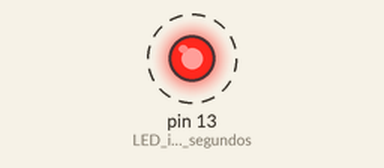
This sketch was run on a simulated Arduino Uno, built with avr-gcc and run on an emulated ATmega328P. On the bench: output pins drawn as LEDs (lit = HIGH). Dashed ring = blinking. What the sketch prints to the serial monitor is not drawn.

Above: at 0.5 s.
Timing chart, 0 to 4.6 s (numbered marks = the images above):
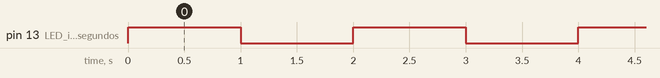

The sketch:

Lab_4_C1.ino
```cpp
// Lab04_Timer1_CTC_Reloj.ino
// Timer1 modo CTC - interrupciones precisas cada 1 segundo
// Implementa un reloj HH:MM:SS con LED parpadeante

volatile uint8_t segundos = 0;
volatile uint8_t minutos = 0;
volatile uint8_t horas = 0;
volatile bool tick = false;

ISR(TIMER1_COMPA_vect) {
    tick = true;
    segundos++;
    if (segundos >= 60) {
        segundos = 0;
        minutos++;
    }
    if (minutos >= 60) {
        minutos = 0;
        horas++;
    }
    if (horas >= 24) {
        horas = 0;
    }
}

void setup() {
    Serial.begin(9600);
    Serial.println(F("Reloj software con Timer1 CTC"));
    Serial.println(F("Formato HH:MM:SS"));

    pinMode(13, OUTPUT);  // LED indicador de segundos

    cli();                // Deshabilitar interrupciones
    TCCR1A = 0;           // Limpiar registro A
    TCCR1B = 0;           // Limpiar registro B
    TCNT1 = 0;            // Resetear contador

    // OCR1A = (16000000 / (1024 * 1)) - 1 = 15624
    OCR1A = 15624;
    TCCR1B |= (1 << WGM12);                    // Modo CTC
    TCCR1B |= (1 << CS12) | (1 << CS10);       // Prescaler 1024
    TIMSK1 |= (1 << OCIE1A);                   // Habilitar interrupción por comparación
    sei();               // Rehabilitar interrupciones
}

void loop() {
    if (tick) {
        tick = false;

        // Parpadeo LED cada segundo
        digitalWrite(13, !digitalRead(13));

        // Imprimir reloj HH:MM:SS
        if (horas < 10) Serial.print('0');
        Serial.print(horas);
        Serial.print(':');
        if (minutos < 10) Serial.print('0');
        Serial.print(minutos);
        Serial.print(':');
        if (segundos < 10) Serial.print('0');
        Serial.println(segundos);
    }
}
```

Measured:
- by itself, pin 13 (LED_indicador_de_segundos): alternates HIGH for 1.0 s and LOW for 1.0 s
